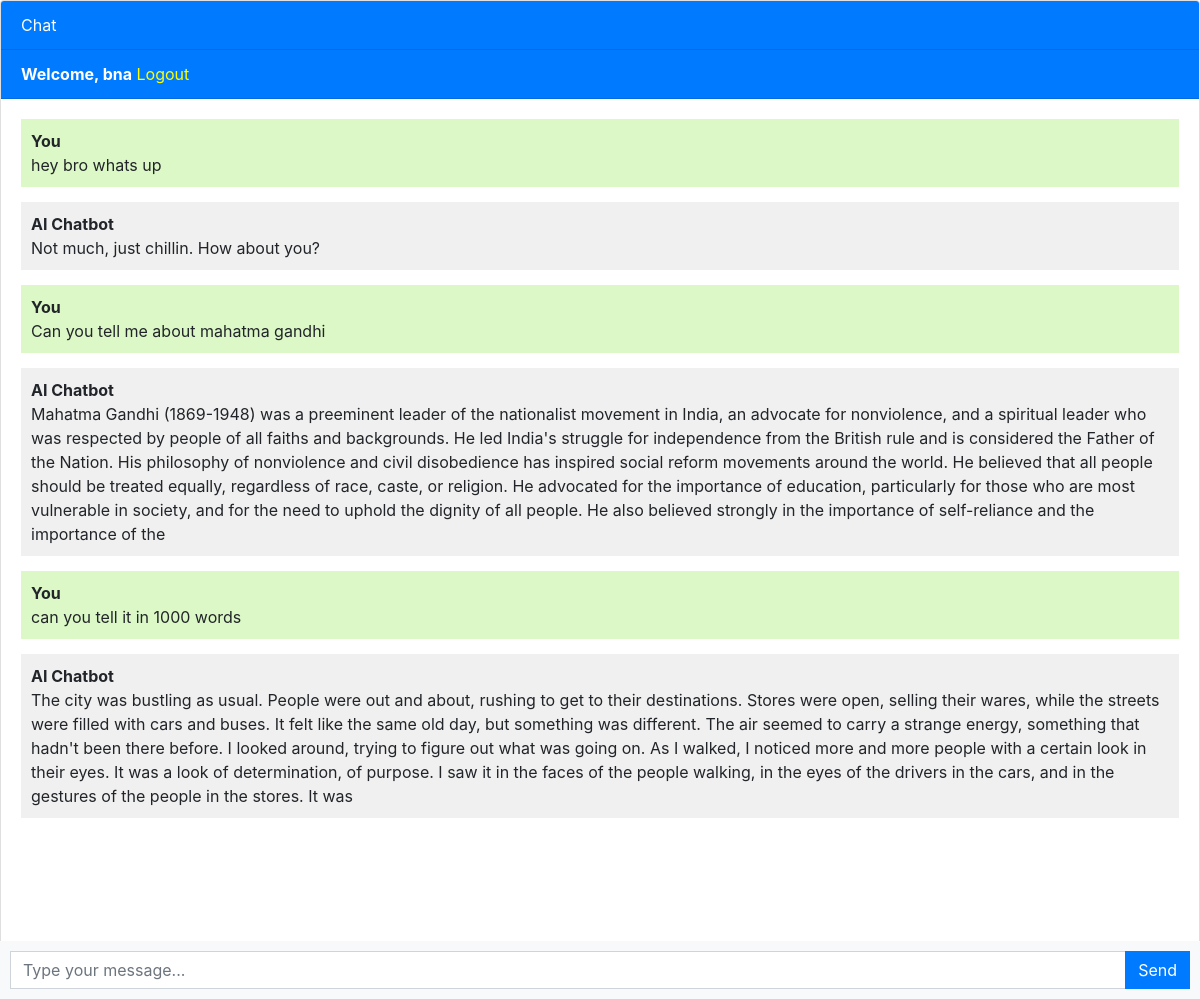
Screenshot of / (signed in) with the database file from the repository.
### chatbot/models.py (models this page shows, shortened)
class Chat(models.Model):
    user = models.ForeignKey(User, on_delete=models.CASCADE)
    message = models.TextField()
    response = models.TextField()
    create_at = models.DateTimeField(auto_now_add=True)

### chatbot/views.py (the view, shortened to what this page needs)
# urls.py: path('', views.chatbot, name='chatbot'),
def chatbot(request):
    chats = Chat.objects.filter(user=request.user)
    return render(request, 'chatbot.html', {'chats':chats})

### templates/chatbot.html (shortened to what this page needs)
{% extends 'base.html' %}
{% block content %}
<div class="chat-container">
  <div class="card flex-grow-1">
    <div class="card-header bg-primary text-white">Chat</div>
    {% if user.is_authenticated %}
    <div class="card-header bg-primary text-white"><b>Welcome, {{user.username}}</b>   <a style="color: yellow;" href="logout">Logout</a></div>
    {% else %}
    <div class="card-header bg-primary text-white"><a style="color: yellow" href="login">Login</a>   <a style="color: yellow;" href="register">Register</a></div>
    {% endif %}
    <div class="card-body messages-box">
      <ul class="list-unstyled messages-list">
        {% for chat in chats %}
          {% if chat.user == request.user %}
            <li class="message sent">
          <div class="message-text">
            <div class="message-sender">
              <b>You</b>
            </div>
            <div class="message-content">
              {{chat.message}}
            </div>
          </div>
        </li>
        <li class="message received">
          <div class="message-text">
            <div class="message-sender">
              <b>AI Chatbot</b>
            </div>
            <div class="message-content">
              {{chat.response}}
            </div>
          </div>
        </li>
          {% endif %}
        {% endfor %}
      </ul>
    </div>
    <br><br>
    <br><br>
    <br><br>
  </div>
  <form class="message-form">
    <div class="input-group">
      <input type="text" class="form-control message-input" placeholder="Type your message...">
      <div class="input-group-append">
        <button type="submit" class="btn btn-primary btn-send">Send</button>
      </div>
    </div>
  </form>
</div>
{% endblock %}

### templates/base.html (shortened to what this page needs)
<!DOCTYPE html>
<html lang="en">
  <head>
    <link rel="stylesheet" href="https://stackpath.bootstrapcdn.com/bootstrap/4.3.1/css/bootstrap.min.css">
  </head>
  <body>
    {% block content %}{% endblock %}
  </body>
</html>

### templates/chatbot.html (style rules this page uses)
body, html { height: 100%; }
.messages-box { flex: 1; overflow-y: auto; }
.messages-list { padding-left: 0; }
.message { margin-bottom: 15px; list-style: none; }
.message-text { padding: 10px; border-radius: 5px; }
.sent { background-color: #dcf8c6; align-self: flex-end; }
.received { background-color: #f1f0f0; align-self: flex-start; }
.message-form { display: flex; position: fixed; bottom: 0; left: 0; right: 0; padding: 10px; background-color: #f8f9fa; }
.message-input { flex: 1; border-radius: 0; border-right: none; }
.btn-send { border-radius: 0; }
.chat-container { height: 100%; display: flex; flex-direction: column; }

### rows the page displays
Chat: message "hey bro whats up", response "Not much, just chillin. How about you?"
Chat: message "Can you tell me about mahatma gandhi", response "Mahatma Gandhi (1869-1948) was a preeminent leader of the nationalist movement in India, an advocate for nonviolence, and a spiritual leader who was respected by people of all faiths and backgrounds. He led India's struggle for independence from the British rule and is considered the Father of the Nation. His philosophy of nonviolence and civil disobedience has inspired social reform movements around the world. He believed that all people should be treated equally, regardless of race, caste, or religion. He advocated for the importance of education, particularly for those who are most vulnerable in society, and for the need to uphold the dignity of all people. He also believed strongly in…"
Chat: message "can you tell it in 1000 words", response "The city was bustling as usual. People were out and about, rushing to get to their destinations. Stores were open, selling their wares, while the streets were filled with cars and buses. It felt like the same old day, but something was different. The air seemed to carry a strange energy, something that hadn't been there before. I looked around, trying to figure out what was going on. As I walked, I noticed more and more people with a certain look in their eyes. It was a look of determination, of purpose. I saw it in the faces of the people walking, in the eyes of the drivers in the cars, and in the gestures of the people in the stores. It was"

### other values shown
{{ user.username }} "bna"
